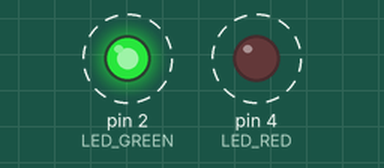
Recording of a sketch running on a simulated Arduino Uno, built with avr-gcc and run on an emulated ATmega328P. Shown: output pins drawn as LEDs (lit = HIGH). Dashed ring = blinking.

Above: at 0.5 s.
Timing chart, 0 to 4.6 s (numbered marks = the images above):
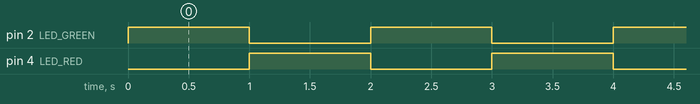

Measured:
- by itself, pin 2 (LED_GREEN), pin 4 (LED_RED): alternates HIGH for 1.0 s and LOW for 1.0 s

The sketch:

TinyBlink.ino
```cpp
// I don't feel like modifying the led configs
// in the standard blink sketch every time,
// that is why I keep this between the ArduinoISP test cases...

#define LED_RED 	4
#define LED_GREEN  	2

void setup( void )
{
  pinMode(LED_RED, OUTPUT);
  pinMode(LED_GREEN, OUTPUT);
  // Serial.begin(115200);
}

static unsigned char x;

void loop( void )
{
//  int i;

  digitalWrite(LED_RED, x);
  digitalWrite(LED_GREEN, 1 ^ x);
  x ^= 1;
  delay (1000);

//  for(i=0; i<10; i++)
//    Serial.println("hello");
}
```
